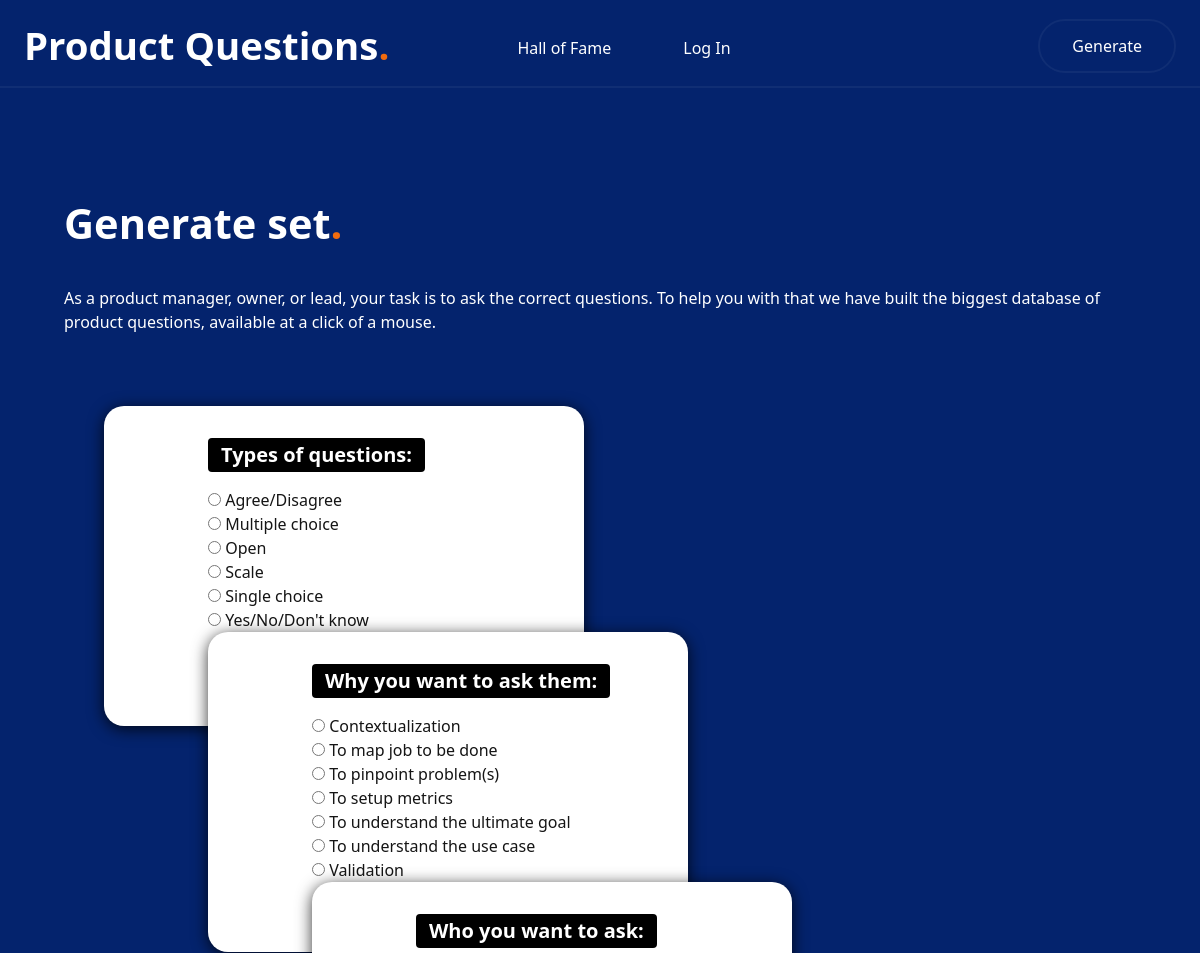
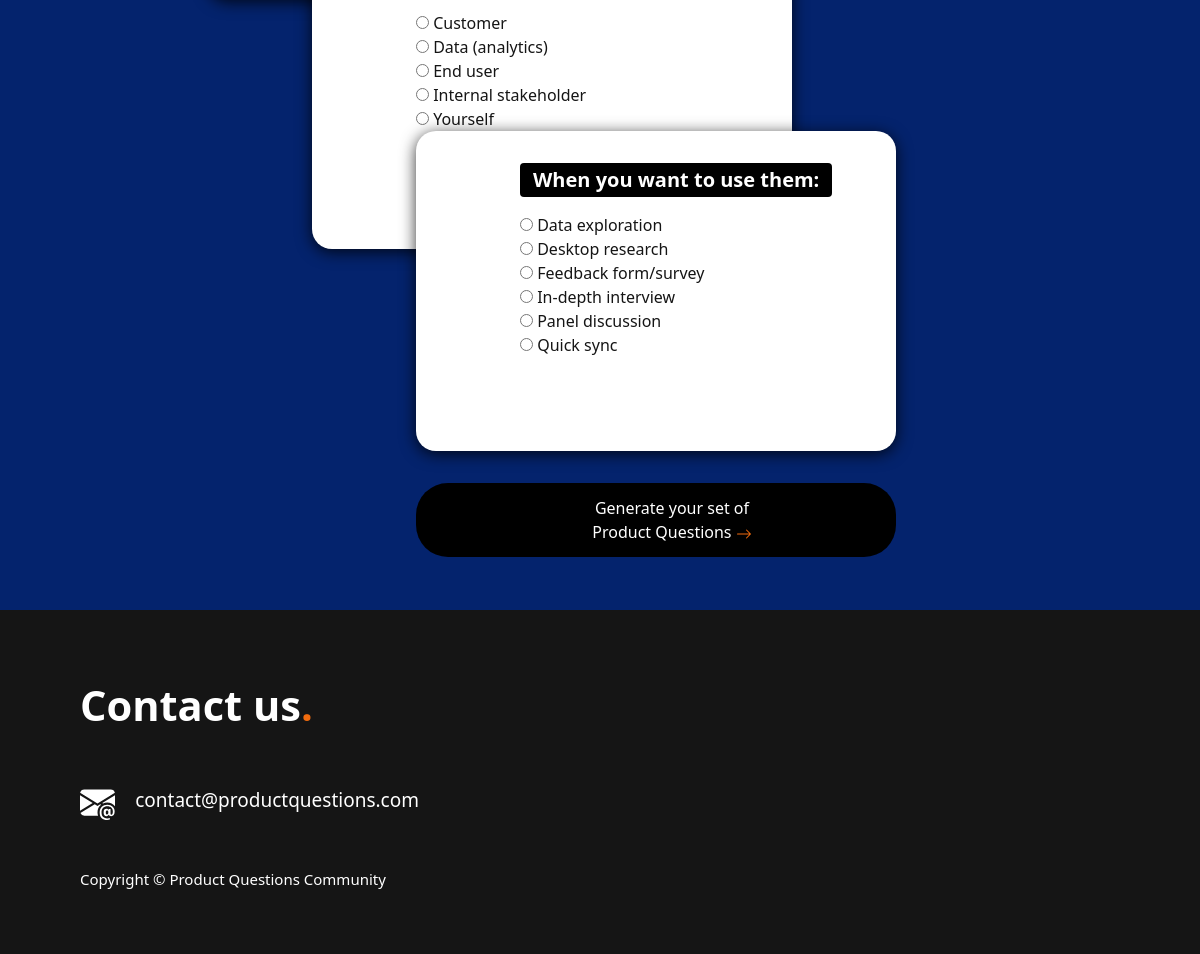
Page /generate on the committed database (2 pictures, top to bottom).
### PQ/models.py (models this page shows)
class Type(models.Model):
    type = models.CharField(max_length=100)
    class Meta:
        ordering = ['type']
    def __str__(self):
        return self.type

class Why(models.Model):
    why = models.CharField(max_length=100)
    class Meta:
        ordering = ['why']
    def __str__(self):
        return self.why

class Who(models.Model):
    who = models.CharField(max_length=100)
    class Meta:
        ordering = ['who']
    def __str__(self):
        return self.who

class When(models.Model):
    when = models.CharField(max_length=100)
    class Meta:
        ordering = ['when']
    def __str__(self):
        return self.when

### PQ/views.py (the view)
# urls.py: path("generate", views.generate, name="generate"),
def generate(request):
    if request.method == "POST":
        form = Generate(request.POST)
        if request.user.is_authenticated:
            user_id = request.user.id
            user = User.objects.get(pk=user_id)
            if form.is_valid():
                    type1 = form.cleaned_data["type"]
                    why = form.cleaned_data["why"]
                    who = form.cleaned_data["who"]
                    when = form.cleaned_data["when"]
                    dateadded = datetime.now()
                    setofquestions_pre = Question.objects.filter(type=type1, why=why, who=who, when=when)
                    numberofselectedquestionsall = len(setofquestions_pre)
                    if numberofselectedquestionsall < 5:
                        setofquestions = random.sample(list(setofquestions_pre), k=numberofselectedquestionsall)
                    else:
                        setofquestions = random.sample(list(setofquestions_pre), k=5)
                    s = Set.objects.create(dategenerated = dateadded, user = user, type = type1, why = why, who = who, when = when)
                    s.save()
                    current_set = Set.objects.get(dategenerated = dateadded, user = user)
                    set_id = current_set.id
                    print(set_id)
                    for q in setofquestions:
                        print(q)
                        current_set.questions.add(q)
                    return HttpResponseRedirect(reverse("set", args=(set_id,)))
            else:
                return render(request, "PQ/set.html", {
                "error": "Ops. Something went wrong!"
                })
        else:
                user_id = 1
                user = User.objects.get(pk=user_id)
                if form.is_valid():
                        type1 = form.cleaned_data["type"]
                        why = form.cleaned_data["why"]
                        who = form.cleaned_data["who"]
                        when = form.cleaned_data["when"]
                        dateadded = datetime.now()
                        setofquestions_pre = Question.objects.filter(type=type1, why=why, who=who, when=when)[:5]
                        numberofselectedquestionsall = len(setofquestions_pre)
                        if numberofselectedquestionsall < 5:
                            setofquestions = random.sample(list(setofquestions_pre), k=numberofselectedquestionsall)
                        else:
                            setofquestions = random.sample(list(setofquestions_pre), k=5)
                        s = Set.objects.create(dategenerated = dateadded, user = user, type = type1, why = why, who = who, when = when)
                        s.save()
                        current_set = Set.objects.get(dategenerated = dateadded, user = user)
                        set_id = current_set.id
                        print(set_id)
                        for q in setofquestions:
                            current_set.questions.add(q)
                        return HttpResponseRedirect(reverse("set", args=(set_id,)))
                else:
                    return render(request, "PQ/set.html", {
                    "error": "Ops. Something went wrong!"
                    })
    else:
        return render(request, "PQ/generate.html", {
            "form": Generate(),
    })

### PQ/views.py
class Generate(ModelForm):
    class Meta:
        model = Set
        fields = ['type', 'why', 'who', 'when']
        widgets = {
            'type': forms.RadioSelect(),
            'why': forms.RadioSelect(),
            'who': forms.RadioSelect(),
            'when': forms.RadioSelect(),
        }
    template_name = "PQ/generate_snippet.html"
    error_messages = {
            NON_FIELD_ERRORS: {
                'must provide': "Please select at least one %(field_labels)s ",
            }
        }

### PQ/templates/PQ/generate.html (shortened to what this page needs)
{% extends "PQ/layout.html" %}
{% block body %}
<div>
    <link href="static/PQ/styles.css" rel="stylesheet">
    <div class="usercontainerhof">
        <div class="titlewhite">
            Generate set<span class="spanincolumns">.</span>
        </div>
        <div class="texttophof fw-lighter">
            As a product manager, owner, or lead, your task is to ask the correct questions.
            To help you with that we have built the biggest database of product questions, available at a click of a mouse.
        </div>
        <form id="formindex" action="{% url 'generate' %}" method="post">
            {{form}}
                </div>
                <div class="buttongeneratediv">
                <button type="submit" class="noborder button3 btn btn-outline-primary"> Generate your set of <br> Product Questions
                    <svg xmlns="http://www.w3.org/2000/svg" width="16" height="16" fill="#f16b0e" class="bi bi-arrow-right" viewBox="0 0 16 16">
                        <path fill-rule="evenodd" d="M1 8a.5.5 0 0 1 .5-.5h11.793l-3.147-3.146a.5.5 0 0 1 .708-.708l4 4a.5.5 0 0 1 0 .708l-4 4a.5.5 0 0 1-.708-.708L13.293 8.5H1.5A.5.5 0 0 1 1 8z"/>
                    </svg>
                </button>
                </div>
            </div>
        </form>
        </div>
    </div>
</div>
{% endblock %}

### PQ/templates/PQ/generate_snippet.html (shortened to what this page needs)
    <div class="multiselect">
            {% for field in form %}
            <div class="fieldmultiselect">
                <p class="badgecolorblackbig badge">{{ field.label_tag }}</p>
                {{field}}
            {% endfor %}

### PQ/static/PQ/styles.css (style rules this page uses)
body { background-attachment: fixed; background-size: cover; height: 100%; }
.noborder { border:0cm }
.spanincolumns { color: #f16b0e; }
.multiselect { font-size: 1rem; padding-bottom: 5rem; padding-top: 2rem; padding-left: 2.5rem; text-align: left; position: static; width: 100%; padding-top: 0.5rem; }
.fieldmultiselect { font-size: 1rem; padding-bottom: 2rem; padding-top: 2rem; padding-left: 6.5rem; padding-right: 3rem; margin-bottom: 2rem; background-color: #fff; color: #151515; font-weight: 300; width: 30rem; height: 20rem; text-align: left; display: inline-block; position: relative; border-radius:20px; box-shadow: 0 3px 1rem rgba(0, 0, 0, 0.8); }
.button3 { display: inline-block; color: #fff; background-color: black; padding: 0.8rem 5rem; border-color: #fff; border-radius: 2rem; transition: background-color 0.25s; width: 30rem; padding-left: 7rem; }
.badgecolorblackbig { background-color:black; font-size: 1.25rem; }
.usercontainerhof { padding-top: 8rem; text-align: left; color:#fff; justify-content: center; display: flex; width: 100%; background-color: #04236d; display: inline-block; padding-left: 4rem; }
.texttophof { padding-bottom: 4rem; padding-right: 4rem; }
.titlewhite { margin: 2rem; margin-top: 4rem; margin-left: 0rem; display: inline-block; font-size: 2.6rem; font-weight: 800; color: #fff; }

### rows in the picture
Type: form "☐ Agree/Disagree ☐ Multiple choice ☐ Open ☐ Scale ☐ Single choice ☐ Yes/No/Don't know"
Why: form "☐ Contextualization ☐ To map job to be done ☐ To pinpoint problem(s) ☐ To setup metrics ☐ To understand the ultimate goa ☐ To understand the use case ☐ Validation"
Who: form "☐ Customer ☐ Data (analytics) ☐ End user ☐ Internal stakeholder ☐ Yourself"
When: form "☐ Data exploration ☐ Desktop research ☐ Feedback form/survey ☐ In-depth interview ☐ Panel discussion ☐ Quick sync"

### other values in the picture
{{ field.label_tag }} "Types of questions:" "Why you want to ask them:" "Who you want to ask:" "When you want to use them:"
